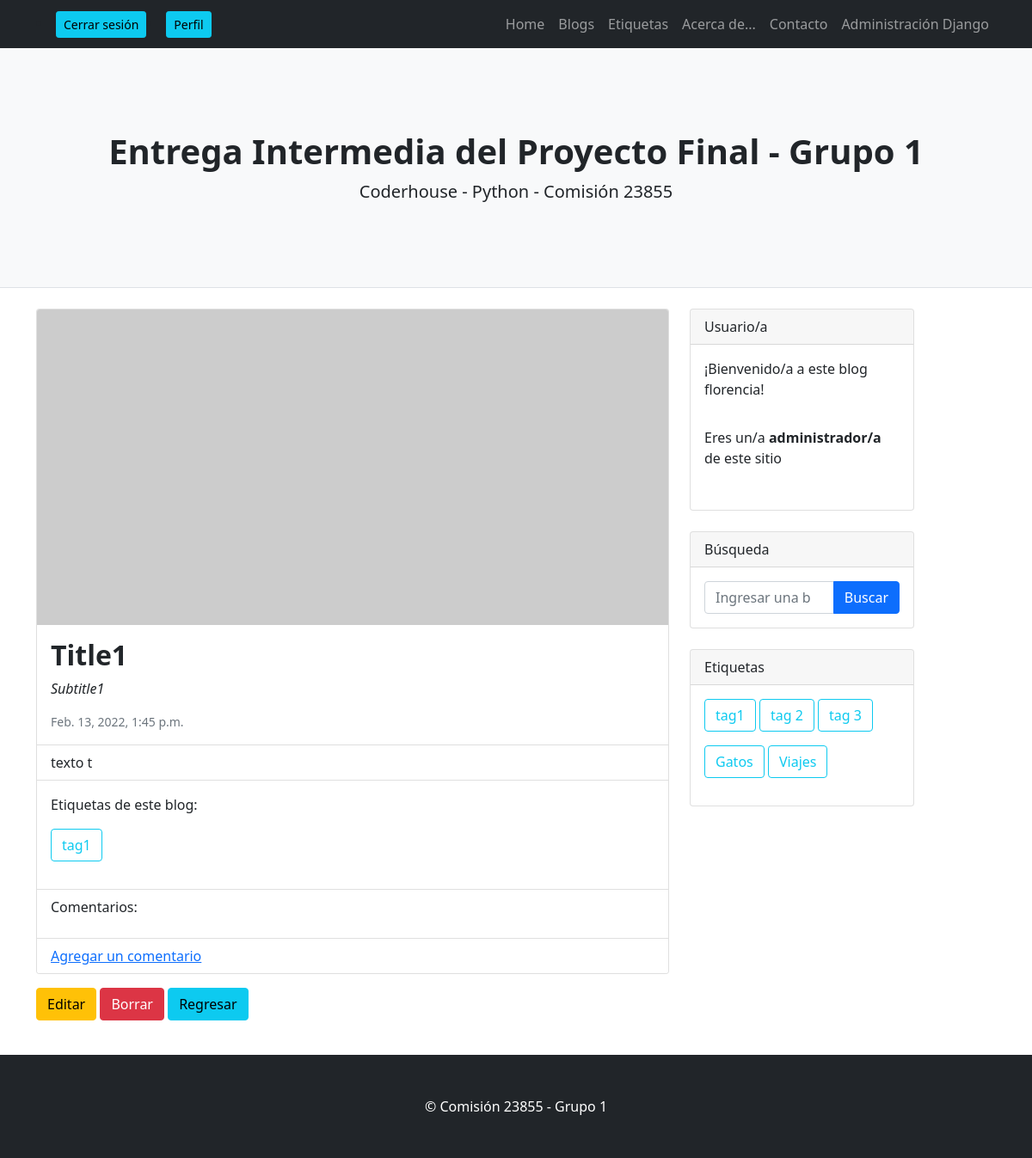
The app's page /AppProyecto1/detalle/3/ (signed in), older data.
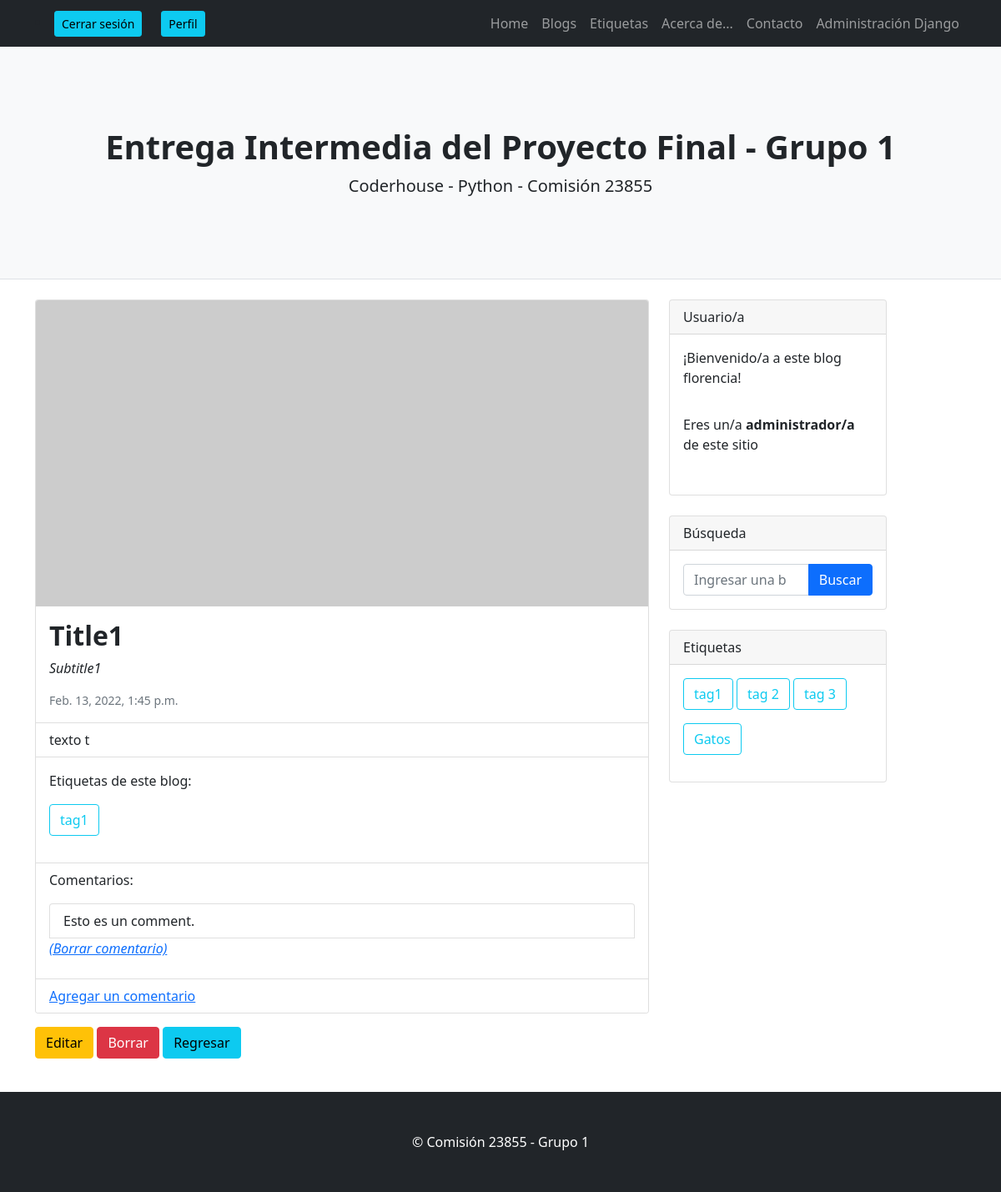
The same page, newer data.
### AppProyecto1/models.py (models this page shows, shortened)
class Tag(models.Model):
    name=models.CharField(max_length=40)

class Comment(models.Model):
    text=models.TextField()
    blog=models.ForeignKey(Blog,on_delete=models.CASCADE)

### AppProyecto1/views.py (the view)
# urls.py: path("detalle/<pk>/",views.BlogDetalle.as_view(), name= 'BlogDetail'),
@method_decorator(login_required, name='dispatch')
class BlogDetalle (DetailView):
    model = Blog
    template_name = "AppProyecto1/blog_detalle.html"
    def get_context_data(self, **kwargs): # Función para invocar tags
        context = super(BlogDetalle, self).get_context_data(**kwargs)
        context['tags'] = Tag.objects.all()
        context['blogtags'] = Tag.objects.filter(blog=self.get_object())
        context['blogcomments'] = Comment.objects.filter(blog=self.get_object())
        return context

### AppProyecto1/templatetags/group.py (called while the page is built)
@register.filter
def has_group(user, group_name):
    return user.groups.filter(name='Admin').exists()

### AppProyecto1/templates/AppProyecto1/blog_detalle.html (shortened to what this page needs)
{% extends 'AppProyecto1/padre.html' %}
{% load static %}
{% load group %}
{% block contenidoQueCambia %}
<div class="card">
    {% if blog.imagen %}
    <img src="{{blog.imagen.url}}" />
    {% else %}
    <img src="https://dummyimage.com/1400x700/505050/ffffff.jpg&text=(imagen+de+blog)" class="card-img-top" alt="...">
    {% endif %}
        <div class="card-body">
        <h5 class="card-title fw-bold fs-2">{{blog.title}}</h5>
        <p class="card-text fst-italic">{{blog.subtitle}}</p>
        <div class="small text-muted">{{blog.fechaCreacion}}</div>
    </div>
    <ul class="list-group list-group-flush">
            <li class="list-group-item">{{blog.body}}</li>
    </ul>
    <div class="card-body">
        <p>Etiquetas de este blog:</p>
        {% for tag in blogtags %}
                <a class="btn btn-outline-info btn mb-3" href="{% url 'BlogTagLista' tag.id %}" role="button" text-nowrap>{{tag.name}}</a>
        {% endfor %}
    </div>
    <ul class="list-group list-group-flush">
        <li class="list-group-item">
            <p>Comentarios:</p>
            <ul class="list-group">
                {% for comment in blogcomments %}
                <li class="list-group-item">{{comment.text}}</li>
                {% if user|has_group:'Admin' %}
                <a href="{% url 'CommentDelete' comment.id %}"><i>(Borrar comentario)</i></a>
                {% endif %}
                </li><p></p>
            {% endfor %}
            </ul>
            <li class="list-group-item">
                <a href="{% url 'CommentNew' blog.id %}">Agregar un comentario</a>
            </li>
        </li>
    </ul>
</div>
    {% if user|has_group:'Admin' %}
    <a class="btn btn-warning mb-4" href="{% url 'BlogEdit' blog.id %}" role="button" mb-10> Editar </a>
    <a class="btn btn-danger mb-4" href="{% url 'BlogDelete' blog.id %}" role="button" mb-10> Borrar </a>
    <a class="btn btn-info mb-4" href="{% url 'BlogList' %}" role="button" mb-10> Regresar </a>
    {% else %}
    <a class="btn btn-info" href="{% url 'BlogList' %}" role="button" mb-10>Regresar</a>
    {% endif %}
{% endblock contenidoQueCambia %}

### AppProyecto1/templates/AppProyecto1/padre.html (shortened to what the changed rows need)
<!DOCTYPE html>
<html lang="en">
    <head>
        {% load static %}
        {% load group %}
        <link href="{% static 'AppProyecto1/css/styles.css' %}" rel="stylesheet" />
    </head>
    <body>
        <header class="py-5 bg-light border-bottom mb-4">
            <div class="container">
                <div class="text-center my-5">
                    <h1 class="fw-bolder">Entrega Intermedia del Proyecto Final - Grupo 1</h1>
                </div>
            </div>
        </header>
        <div class="container">
            <div class="row">
                <div class="col-lg-8">
                    {% block contenidoQueCambia %}
                    {% endblock contenidoQueCambia %}
                </div>
                <div class="col-lg-3">
                    {% if request.user.is_authenticated %}
                    <div class="card mb-4">
                        <div class="card-body">
                                {% for tag in tags %}
                                    <a class="btn btn-outline-info btn mb-3" href="{% url 'BlogTagLista' tag.id %}" role="button" text-nowrap>{{tag.name}}</a>
                                {% endfor %}
                        </div>
                    </div>
                    {% endif %}
                </div>
            </div>
        </div>
</body>
</html>

Row changes from the older to the newer data that the page shows:
removed Tag: name "Viajes"
added Comment: text "Esto es un comment."
